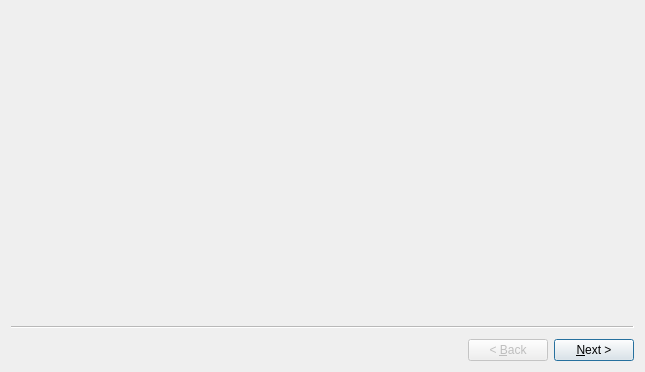
<?xml version="1.0" encoding="UTF-8"?>
<ui version="4.0">
 <class>MTWizardAddAccount</class>
 <widget class="QWizard" name="MTWizardAddAccount">
  <property name="geometry">
   <rect>
    <x>0</x>
    <y>0</y>
    <width>645</width>
    <height>372</height>
   </rect>
  </property>
  <property name="windowTitle">
   <string>Wizard</string>
  </property>
  <property name="options">
   <set>QWizard::IndependentPages|QWizard::NoCancelButton|QWizard::NoDefaultButton</set>
  </property>
  <widget class="MTPageAcct_Name" name="wizardPage"/>
  <widget class="MTPageAcct_Asset" name="wizardPage1"/>
  <widget class="MTPageAcct_Nym" name="wizardPage2"/>
  <widget class="MTPageAcct_Server" name="wizardPage3"/>
 </widget>
 <customwidgets>
  <customwidget>
   <class>MTPageAcct_Asset</class>
   <extends>QWizardPage</extends>
   <header>gui/widgets/pageacct_asset.hpp</header>
   <container>1</container>
  </customwidget>
  <customwidget>
   <class>MTPageAcct_Nym</class>
   <extends>QWizardPage</extends>
   <header>gui/widgets/pageacct_nym.hpp</header>
   <container>1</container>
  </customwidget>
  <customwidget>
   <class>MTPageAcct_Server</class>
   <extends>QWizardPage</extends>
   <header>gui/widgets/pageacct_server.hpp</header>
   <container>1</container>
  </customwidget>
  <customwidget>
   <class>MTPageAcct_Name</class>
   <extends>QWizardPage</extends>
   <header>gui/widgets/pageacct_name.hpp</header>
   <container>1</container>
  </customwidget>
 </customwidgets>
 <resources/>
 <connections/>
</ui>
